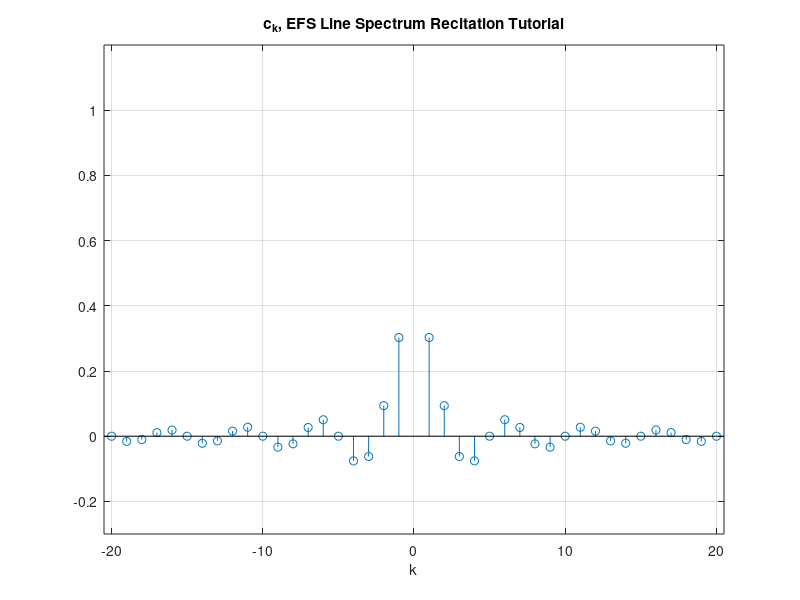

Reproduce this figure in MATLAB.
%% Week 11 Recitation TA @ Bereket Kebede
% problem 4.43 , from Alkin 2014

k = -20:20;
d = 0.4 ;
%c = d* sinc(k*d) ;
c = sin (pi*k*d)./(pi*k);
stem( k , c ) ;
axis ( [-20.5,20.5,-0.3,1.2] ) ;
title ('c_k, EFS Line Spectrum Recitation Tutorial') ;
xlabel ('k') ;
grid ;